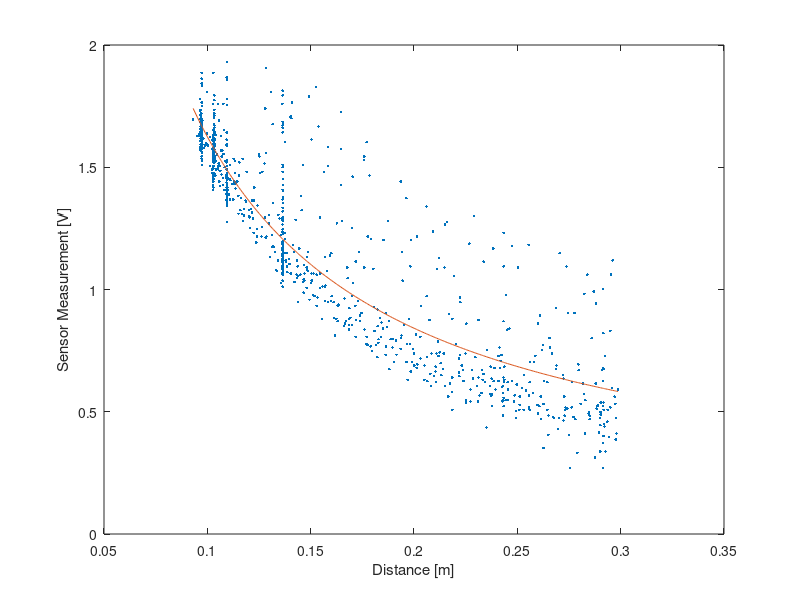
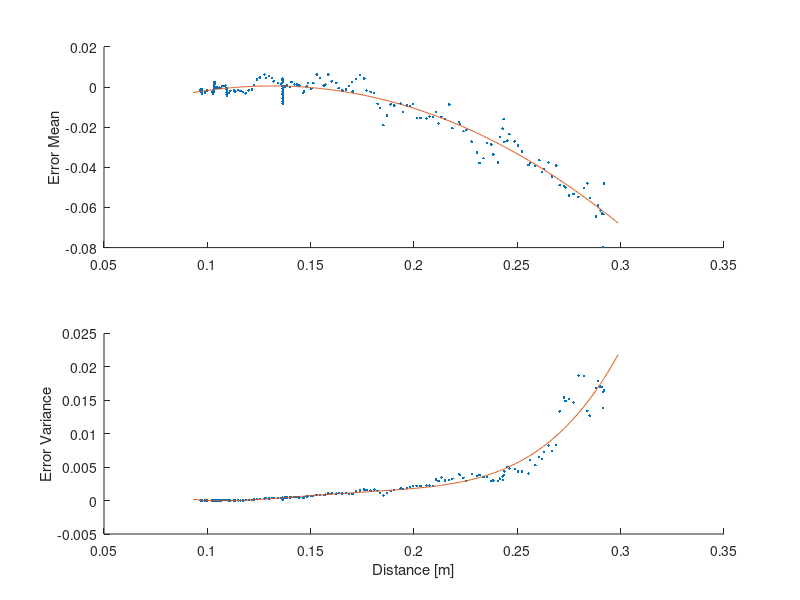

These figures' MATLAB source, in order:
%IR1 sensor model
clear
clc
close all

% data = csvread('calibration.csv', 1, 0);
data = [csvread('training1.csv', 1, 0); csvread('training2.csv', 1, 0)];
data = sortrows(data,3);  %sorting by range

%Extracting columns
index = data(:, 1);
time = data(:, 2);
range = data(:, 3);
v_command = data(:, 4);
raw_ir1 = data(:, 5);

%% clip data to suitable sensor range
clipI = find(range<0.3);
range = range(clipI);
raw_ir1 = raw_ir1(clipI);

%% Initial Fit

close all
invRange = 1./range;

%Fitting Hyperbolic Models to Infra red Sensors
%Model form: v = k1 + k2/r
A = [ones(length(invRange),1), invRange];  %Coefficients matrix for linear least squares

%IR1
theta = A\raw_ir1;
v = theta(1) + theta(2)*invRange;    %voltage model[V]

%range = k2/(v-k1)
ir1 = theta(2)./(raw_ir1 - theta(1));  %model distances[m]

figure
plot(range, raw_ir1,'.')
ylabel('Sensor Measurement [V]')
hold on
plot(range, v)
xlabel('Distance [m]')

%Error
error = range - ir1;

tol = 1.5;
I = find(abs(error)<tol);

rangeFilt = range(I);
errorFilt = error(I);
ir1Filt = ir1(I);
raw_ir1Filt  = raw_ir1(I);


%% mean and var
winSize = 30;
numWindows = 200;
dataLength = length(rangeFilt);
meanError = zeros(numWindows,1);
varError = zeros(numWindows,1);

% figure(4)
% hold on
j = 1;
windowI = winSize/2 : floor(dataLength/numWindows) :dataLength - winSize/2;

% i is the index of the centre of the window
for i = windowI
    
    windowRange = rangeFilt(i-winSize/2+1:i+winSize/2);
    windowError = errorFilt(i-winSize/2+1:i+winSize/2);
    
    meanError(j) = mean(windowError);
    varError(j) = var(windowError);
    
%     plot(windowRange,windowError,'.')
%     plot(rangeFilt(i),meanError(j),'+');
    
    j = j + 1;
end

%Fit Mean of Noise
p1_mean = polyfit(rangeFilt(windowI), meanError, 4);
mu_fit1 = polyval(p1_mean, rangeFilt);     %polynmial fit vector

%Fit Variance of Noise
p1_var = polyfit(rangeFilt(windowI), varError, 4);
var_fit1 = polyval(p1_var, rangeFilt);

figure
subplot(211)
hold on
plot(rangeFilt(windowI),meanError,'.')
plot(rangeFilt,mu_fit1)
ylabel('Error Mean')
hold off
subplot(212)
hold on
plot(rangeFilt(windowI),varError,'.')
plot(rangeFilt,var_fit1)
ylabel('Error Variance')
hold off
xlabel('Distance [m]')